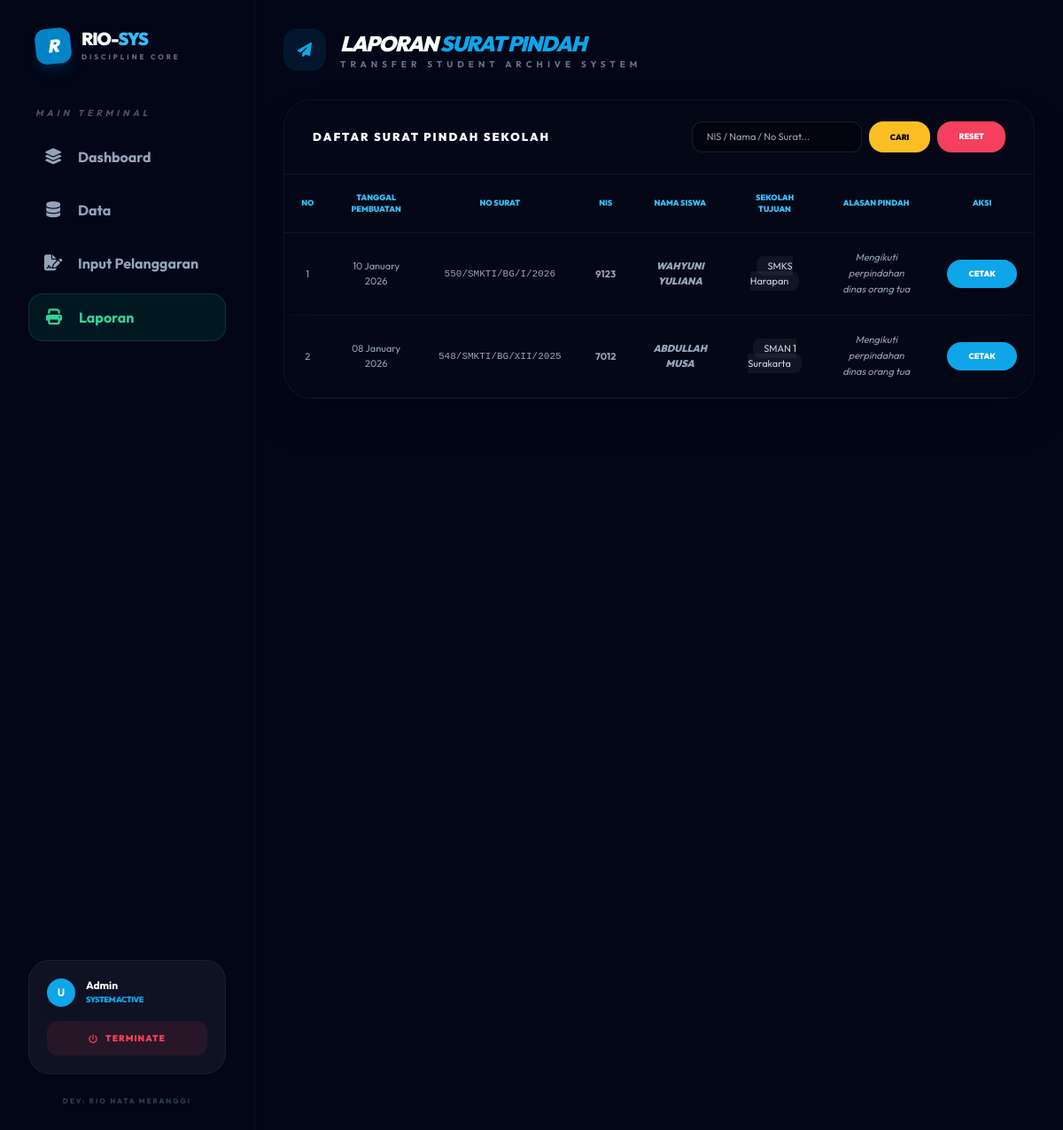
The app's page /core/laporan_pindah.php with its own data.
### tables this page shows
CREATE TABLE `surat_keluar` (
  `id_surat_keluar` int NOT NULL,
  `no_surat` varchar(30) DEFAULT NULL,
  `jenis_surat` varchar(30) DEFAULT NULL,
  `id_surat_pindah` int DEFAULT NULL,
  `nis` int DEFAULT NULL,
  `tanggal_pembuatan_surat` date DEFAULT NULL,
  `id_profil_sekolah` int DEFAULT NULL,
  `id_tahun_ajaran` int DEFAULT NULL,
  `tingkat` varchar(3) DEFAULT NULL,
  `tanggal_pemanggilan` datetime DEFAULT NULL,
  `keperluan` text
);

CREATE TABLE `siswa` (
  `nis` int NOT NULL,
  `nama_siswa` varchar(50) DEFAULT NULL,
  `jenis_kelamin` enum('Laki - Laki','Perempuan') DEFAULT NULL,
  `alamat` varchar(100) DEFAULT NULL,
  `password` varchar(70) DEFAULT NULL,
  `status` enum('aktif','tidak_aktif','lulus','pindah') DEFAULT NULL,
  `id_ortu_wali` int DEFAULT NULL,
  `id_kelas` int DEFAULT NULL
);

CREATE TABLE `surat_pindah` (
  `id_surat_pindah` int NOT NULL,
  `sekolah_tujuan` varchar(100) DEFAULT NULL,
  `alasan_pindah` text
);

### core/laporan_pindah.php (the view, shortened to what this page needs)
<?php
include "../config/config.php";
include "../includes/header.php";
$keyword = isset($_POST['keyword']) ? mysqli_real_escape_string($conn, $_POST['keyword']) : "";
$condition = $keyword ? " AND (s.nama_siswa LIKE '%$keyword%' OR s.nis LIKE '%$keyword%' OR sk.no_surat LIKE '%$keyword%')" : "";
$sql = "SELECT sk.*, sp.sekolah_tujuan, sp.alasan_pindah, s.nama_siswa
        FROM surat_keluar sk
        JOIN surat_pindah sp ON sk.id_surat_pindah = sp.id_surat_pindah
        JOIN siswa s ON sk.nis = s.nis
        WHERE sk.jenis_surat = 'Pindah Sekolah'
        $condition
        ORDER BY sk.tanggal_pembuatan_surat DESC";
$query = mysqli_query($conn, $sql);
?>
<div class="p-8">
    <div class="mb-8 flex items-center gap-4">
        <div class="w-12 h-12 bg-sky-500/10 rounded-2xl flex items-center justify-center">
            <i class="fas fa-paper-plane text-sky-500"></i>
        </div>
        <div>
            <h1 class="text-2xl font-black text-white uppercase italic tracking-tighter">Laporan <span class="text-sky-500">Surat Pindah</span></h1>
            <p class="text-slate-500 text-[10px] font-bold uppercase tracking-[5px]">Transfer Student Archive System</p>
        </div>
    </div>
    <div class="rio-card shadow-2xl">
        <div class="rio-header">
            <h3>Daftar Surat Pindah Sekolah</h3>
            <form action="" method="POST" class="flex gap-2">
                <input type="text" name="keyword" value="<?= $keyword ?>" class="search-input" placeholder="NIS / Nama / No Surat...">
                <button type="submit" class="btn-cetak" style="background: #fbbf24; color: black; border: none;">Cari</button>
                <a href="laporan_pindah.php" class="btn-cetak" style="background: #f43f5e; border: none;">Reset</a>
            </form>
        </div>
        <table class="rio-table">
            <thead>
                <tr>
                    <th width="50">No</th>
                    <th>Tanggal Pembuatan</th>
                    <th>No Surat</th>
                    <th>NIS</th>
                    <th>Nama Siswa</th>
                    <th>Sekolah Tujuan</th>
                    <th>Alasan Pindah</th>
                    <th width="100">Aksi</th>
                </tr>
            </thead>
            <tbody>
                <?php
                $no = 1;
                if(mysqli_num_rows($query) > 0):
                    while($r = mysqli_fetch_array($query)):
                ?>
                <tr class="hover:bg-white/[0.01]">
                    <td><?= $no++ ?></td>
                    <td><?= date('d F Y', strtotime($r['tanggal_pembuatan_surat'])) ?></td>
                    <td class="font-mono text-sky-500 text-[10px]"><?= $r['no_surat'] ?></td>
                    <td class="font-bold text-white"><?= $r['nis'] ?></td>
                    <td class="text-white uppercase font-black italic"><?= $r['nama_siswa'] ?></td>
                    <td><span class="px-3 py-1 bg-white/5 rounded-lg text-slate-300"><?= $r['sekolah_tujuan'] ?></span></td>
                    <td class="text-left italic text-[10px] leading-relaxed"><?= $r['alasan_pindah'] ?></td>
                    <td>
                        <a href="cetak_surat_pindah.php?id=<?= $r['id_surat_keluar'] ?>" class="btn-cetak">Cetak</a>
                    </td>
                </tr>
                <?php endwhile; else: ?>
                <tr>
                    <td colspan="8" class="p-20 text-slate-700 text-[10px] font-black uppercase tracking-[10px] italic text-center">Data Arsip Kosong</td>
                </tr>
                <?php endif; ?>
            </tbody>
        </table>
    </div>
</div>
<?php include "../includes/footer.php"; ?>

### includes/header.php (style rules this page uses)
body { font-family: 'Outfit', sans-serif; background-color: #020617; overflow-x: hidden; }

### core/laporan_pindah.php (style rules this page uses)
.rio-card { background: rgba(5, 10, 24, 0.4); border: 1px solid rgba(255,255,255,0.05); border-radius: 2rem; overflow: hidden; backdrop-filter: blur(15px); }
.rio-header { padding: 1.5rem 2rem; border-bottom: 1px solid rgba(255,255,255,0.05); display: flex; justify-content: space-between; align-items: center; }
.rio-header h3 { color: #f8fafc; font-weight: 900; text-transform: uppercase; letter-spacing: 2px; font-size: 0.8rem; margin: 0; }
.rio-table { width: 100%; border-collapse: collapse; }
.rio-table th { color: #38bdf8; font-size: 9px; font-weight: 900; text-transform: uppercase; padding: 1.2rem; text-align: center; border-bottom: 1px solid rgba(255,255,255,0.05); }
.rio-table td { padding: 1.2rem; font-size: 11px; color: #94a3b8; border-bottom: 1px solid rgba(255,255,255,0.03); text-align: center; }
.btn-cetak { background: #0ea5e9; color: white; padding: 0.6rem 1.5rem; border-radius: 1rem; font-size: 9px; font-weight: 900; text-transform: uppercase; text-decoration: none; display: inline-block; transition: 0.3s; }
.search-input { background: rgba(0,0,0,0.3); border: 1px solid rgba(255,255,255,0.1); border-radius: 0.75rem; padding: 0.5rem 1rem; color: white; font-size: 11px; outline: none; }

### records on screen
surat_keluar: tanggal_pembuatan_surat "10 January 2026", no_surat "550/SMKTI/BG/I/2026", nis "9123", nis.nama_siswa "WAHYUNI YULIANA", id_surat_pindah.sekolah_tujuan "SMKS Harapan", id_surat_pindah.alasan_pindah "Mengikuti perpindahan dinas orang tua"
surat_keluar: tanggal_pembuatan_surat "08 January 2026", no_surat "548/SMKTI/BG/XII/2025", nis "7012", nis.nama_siswa "ABDULLAH MUSA", id_surat_pindah.sekolah_tujuan "SMAN 1 Surakarta", id_surat_pindah.alasan_pindah "Mengikuti perpindahan dinas orang tua"

### other values on screen
substr($_SESSION['username'] ?? 'U', 0, 1) "U"
$_SESSION['username'] "Admin"
